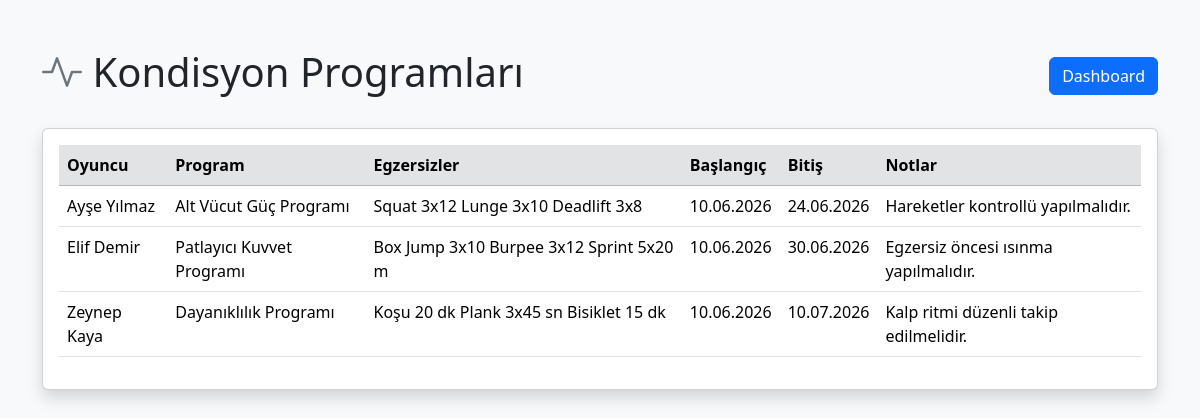
Page /conditioning.php (signed in) on the committed database.
### tables this page shows
CREATE TABLE `conditioning_programs` (
  `id` int(11) NOT NULL,
  `player_id` int(11) NOT NULL,
  `program_title` varchar(100) NOT NULL,
  `exercises` text NOT NULL,
  `start_date` date NOT NULL,
  `end_date` date NOT NULL,
  `notes` text DEFAULT NULL,
  `created_at` timestamp NOT NULL DEFAULT current_timestamp()
);

CREATE TABLE `players` (
  `id` int(11) NOT NULL,
  `full_name` varchar(100) NOT NULL,
  `position` enum('Pasör','Smaçör','Orta Oyuncu','Libero','Pasör Çaprazı') NOT NULL,
  `jersey_number` int(11) NOT NULL,
  `height` int(11) NOT NULL,
  `birth_date` date NOT NULL,
  `created_by` int(11) DEFAULT NULL
);

### conditioning.php (the view, shortened to what this page needs)
<?php
include 'config/db.php';
$sql = "
SELECT
    cp.id,
    p.full_name,
    cp.program_title,
    cp.exercises,
    cp.start_date,
    cp.end_date,
    cp.notes
FROM conditioning_programs cp
JOIN players p ON cp.player_id = p.id
ORDER BY cp.start_date DESC
";
$result = $conn->query($sql);
?>
<!DOCTYPE html>
<html lang="tr">
<head>
    <link href="https://cdn.jsdelivr.net/npm/bootstrap@5.3.7/dist/css/bootstrap.min.css" rel="stylesheet">
    <link rel="stylesheet"
          href="https://cdn.jsdelivr.net/npm/bootstrap-icons@1.11.3/font/bootstrap-icons.min.css">
</head>
<body class="bg-light">
<div class="container mt-5">
    <div class="d-flex justify-content-between align-items-center mb-4">
        <h1>
            <i class="bi bi-activity text-secondary"></i>
            Kondisyon Programları
        </h1>
        <div>
            <a href="dashboard.php"
               class="btn btn-primary">
                Dashboard
            </a>
        </div>
    </div>
    <div class="card shadow">
        <div class="card-body">
            <table class="table table-hover">
                <thead class="table-secondary">
                    <tr>
                        <th>Oyuncu</th>
                        <th>Program</th>
                        <th>Egzersizler</th>
                        <th>Başlangıç</th>
                        <th>Bitiş</th>
                        <th>Notlar</th>
                    </tr>
                </thead>
                <tbody>
                    <?php while($program = $result->fetch_assoc()): ?>
                    <tr>
                        <td><?= htmlspecialchars($program['full_name']) ?></td>
                        <td><?= htmlspecialchars($program['program_title']) ?></td>
                        <td><?= htmlspecialchars($program['exercises']) ?></td>
                        <td><?= date('d.m.Y', strtotime($program['start_date'])) ?></td>
                        <td><?= date('d.m.Y', strtotime($program['end_date'])) ?></td>
                        <td><?= htmlspecialchars($program['notes']) ?></td>
                    </tr>
                    <?php endwhile; ?>
                </tbody>
            </table>
        </div>
    </div>
</div>
</body>
</html>

### rows in the picture
conditioning_programs: player.full_name "Ayşe Yılmaz", program_title "Alt Vücut Güç Programı", exercises "Squat 3x12 Lunge 3x10 Deadlift 3x8", start_date "10.06.2026", end_date "24.06.2026", notes "Hareketler kontrollü yapılmalıdır."
conditioning_programs: player.full_name "Elif Demir", program_title "Patlayıcı Kuvvet Programı", exercises "Box Jump 3x10 Burpee 3x12 Sprint 5x20 m", start_date "10.06.2026", end_date "30.06.2026", notes "Egzersiz öncesi ısınma yapılmalıdır."
conditioning_programs: player.full_name "Zeynep Kaya", program_title "Dayanıklılık Programı", exercises "Koşu 20 dk Plank 3x45 sn Bisiklet 15 dk", start_date "10.06.2026", end_date "10.07.2026", notes "Kalp ritmi düzenli takip edilmelidir."
